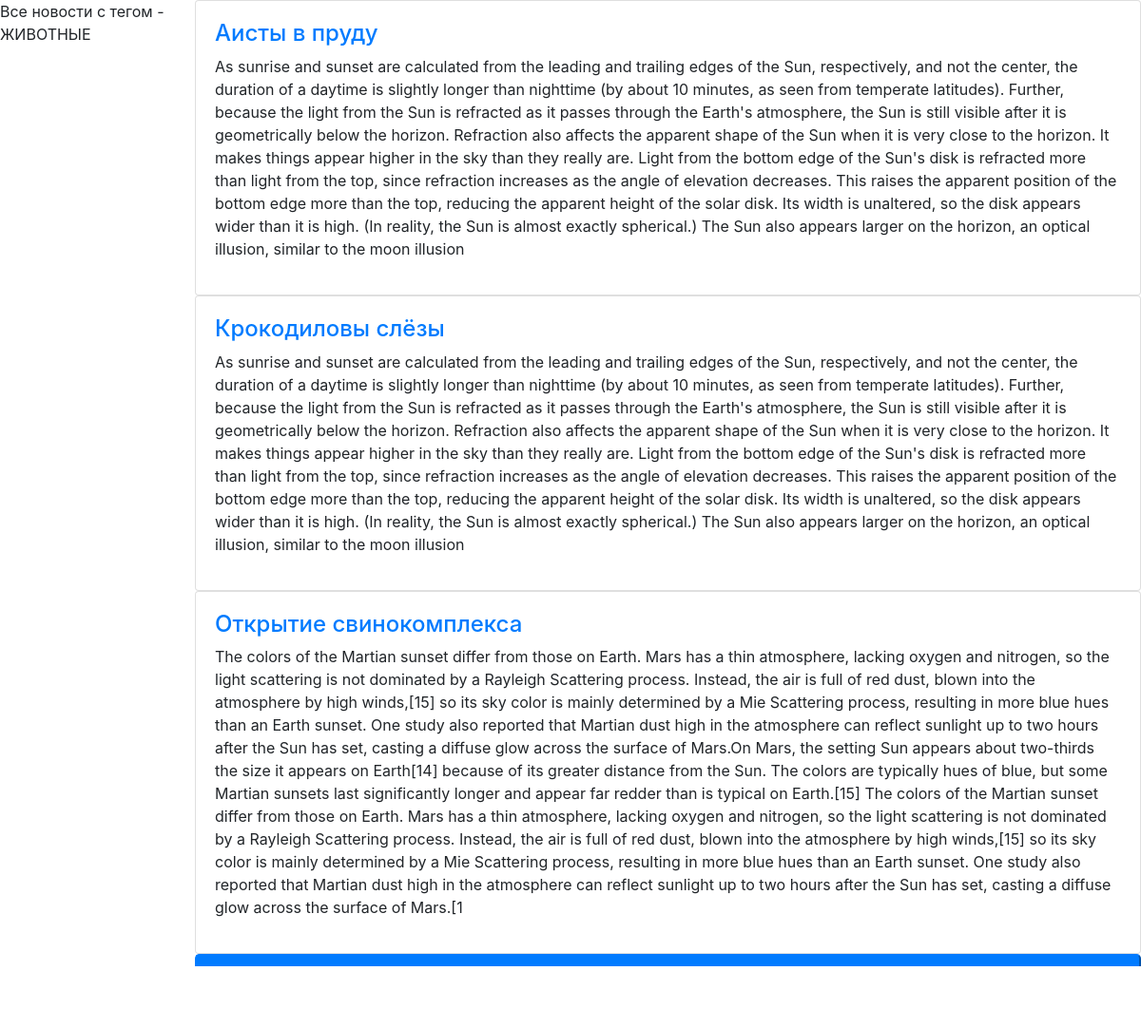
Screenshot of /news/6/news_filter with the database file from the repository.
### app_users/models.py (models this page shows, shortened)
class Metatag(models.Model):
    descriptor = models.CharField(max_length=21, verbose_name='тэги', null=True, blank=True)
    def __str__(self):
        return self.descriptor

class News(models.Model):
    user = models.ForeignKey(User, max_length=100, on_delete=models.CASCADE, null=True, blank=True)
    metatag = models.ManyToManyField(Metatag, max_length=21, null=True, blank=True)
    title = models.CharField(max_length=150, verbose_name='название')
    description = models.TextField(verbose_name='содержание')
    create_at = models.DateTimeField(auto_now_add=True, verbose_name='дата создания')
    update_at = models.DateTimeField(auto_now=True, verbose_name='дата редактирования')
    status = models.BooleanField(verbose_name='активен', default=False)
    class Meta:
        verbose_name_plural = "News"
    def get_absolute_url(self):
        return reverse('news_detail', kwargs={"pk": self.pk})

### app_users/views.py (the view)
# urls.py: path('<int:pk>/news_filter', NewsFilter.as_view(), name='news_filter'),
class NewsFilter(ListView):
    model = News
    template_name = 'app_users/filter_news.html'
    def get_context_data(self, **kwargs):
        context = super(NewsFilter, self).get_context_data(**kwargs)
        select_tag = Metatag.objects.get(id=self.kwargs['pk'])
        context['filtered_news'] = News.objects.filter(metatag=select_tag).order_by('-create_at')
        context['select_tag'] = select_tag
        return context

### app_users/templates/app_users/filter_news.html (shortened to what this page needs)
<!DOCTYPE html>
<html lang="en">
<head>
    <link rel="stylesheet" href="https://maxcdn.bootstrapcdn.com/bootstrap/4.0.0/css/bootstrap.min.css">
</head>
<body>
<div class="row">
    <div class="col-2">
            <p> Все новости с тегом - {{select_tag|upper}} </p>
    </div>
    <div class="col-10">
       {% for i in filtered_news %}
        <div class="card">
            <div class="card-body">
                <h4>
                    <a href="{{ i.get_absolute_url }}"> {{ i.title }} </a>
                </h4>
                <p> {{ i.description }} </p>
            </div>
        </div>
        {% empty %}
            <h3> В данный момент новости отсутсвуют </h3>
        {% endfor %}
        <form action="add_news">
            <button class="btn-primary btn-block btn-lg">Добавить новость</button>
        </form>
        <a href="/" align="center">
           <h6>На Главную</h6>
        </a>
    </div>
</div>
</body>
</html>

### rows the page displays
Metatag: descriptor "ЖИВОТНЫЕ"
News: title "Аисты в пруду", description "As sunrise and sunset are calculated from the leading and trailing edges of the Sun, respectively, and not the center, the duration of a daytime is slightly longer than nighttime (by about 10 minutes, as seen from temperate latitudes). Further, because the light from the Sun is refracted as it passes through the Earth's atmosphere, the Sun is still visible after it is geometrically below the horizon. Refraction also affects the apparent shape of the Sun when it is very close to the horizon. It makes things appear higher in the sky than they really are. Light from the bottom edge of the Sun's disk is refracted more than light from the top, since refraction increases as the angle of elevation…"
News: title "Крокодиловы слёзы", description "As sunrise and sunset are calculated from the leading and trailing edges of the Sun, respectively, and not the center, the duration of a daytime is slightly longer than nighttime (by about 10 minutes, as seen from temperate latitudes). Further, because the light from the Sun is refracted as it passes through the Earth's atmosphere, the Sun is still visible after it is geometrically below the horizon. Refraction also affects the apparent shape of the Sun when it is very close to the horizon. It makes things appear higher in the sky than they really are. Light from the bottom edge of the Sun's disk is refracted more than light from the top, since refraction increases as the angle of elevation…"
News: title "Открытие свинокомплекса", description "The colors of the Martian sunset differ from those on Earth. Mars has a thin atmosphere, lacking oxygen and nitrogen, so the light scattering is not dominated by a Rayleigh Scattering process. Instead, the air is full of red dust, blown into the atmosphere by high winds,[15] so its sky color is mainly determined by a Mie Scattering process, resulting in more blue hues than an Earth sunset. One study also reported that Martian dust high in the atmosphere can reflect sunlight up to two hours after the Sun has set, casting a diffuse glow across the surface of Mars.On Mars, the setting Sun appears about two-thirds the size it appears on Earth[14] because of its greater distance from the Sun.…"
